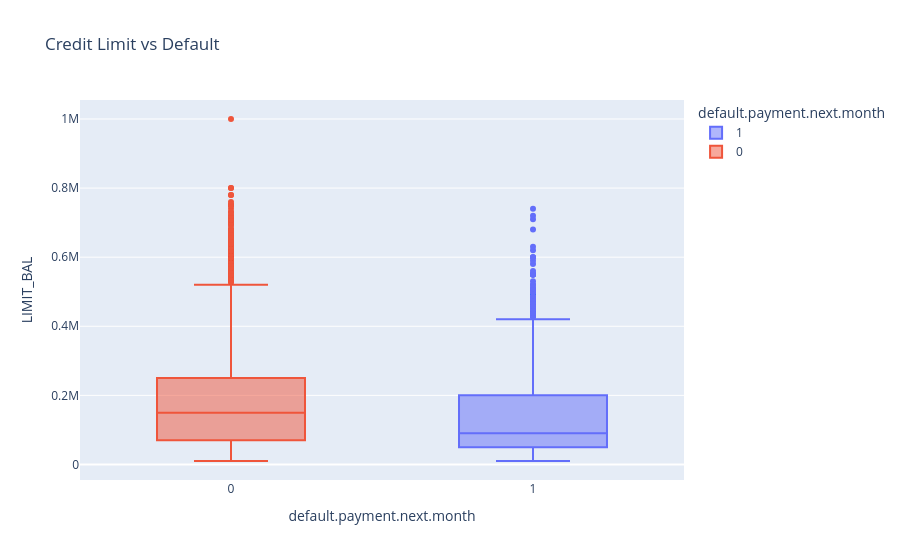

The cell this chart's notebook holds for it:
### Code cell
fig = px.box(
    df,
    x="default.payment.next.month",
    y="LIMIT_BAL",
    color="default.payment.next.month",
    title="Credit Limit vs Default"
)

fig.show()

### Figure 1 — Plotly figure (JSON) as saved in the notebook; plotly's stock layout.template omitted (floating-point values rounded to 4 significant figures; data arrays with more than 128 entries replaced by an {"elided": "..."} marker saying what was removed)
{"data": [{"alignmentgroup": "True", "hovertemplate": "default.payment.next.month=%{x}<br>LIMIT_BAL=%{y}<extra></extra>", "legendgroup": "1", "marker": {"color": "#636efa"}, "name": "1", "notched": false, "offsetgroup": "1", "orientation": "v", "showlegend": true, "type": "box", "x": {"elided": "6636 int values"}, "x0": " ", "xaxis": "x", "y": {"elided": "6636 float values"}, "y0": " ", "yaxis": "y"}, {"alignmentgroup": "True", "hovertemplate": "default.payment.next.month=%{x}<br>LIMIT_BAL=%{y}<extra></extra>", "legendgroup": "0", "marker": {"color": "#EF553B"}, "name": "0", "notched": false, "offsetgroup": "0", "orientation": "v", "showlegend": true, "type": "box", "x": {"elided": "23364 int values"}, "x0": " ", "xaxis": "x", "y": {"elided": "23364 float values"}, "y0": " ", "yaxis": "y"}], "layout": {"boxmode": "overlay", "legend": {"title": {"text": "default.payment.next.month"}, "tracegroupgap": 0}, "title": {"text": "Credit Limit vs Default"}, "xaxis": {"anchor": "y", "categoryarray": [1, 0], "categoryorder": "array", "domain": [0, 1], "title": {"text": "default.payment.next.month"}}, "yaxis": {"anchor": "x", "domain": [0, 1], "title": {"text": "LIMIT_BAL"}}}}
